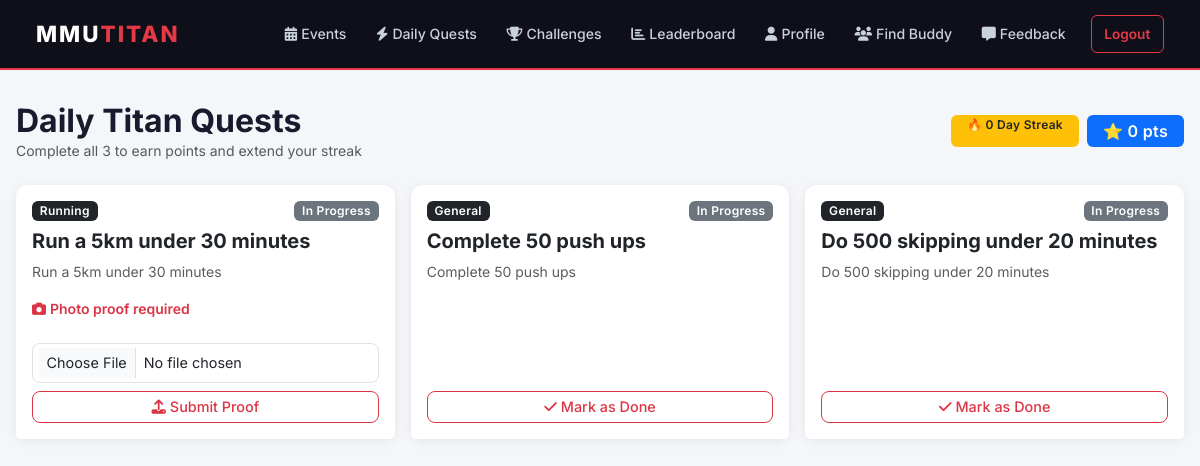
The app's page /daily_tasks (signed in) with its own data.
### mmutitan/models.py (models this page shows)
class User(db.Model, UserMixin):
    id = db.Column(db.Integer, primary_key=True)
    name = db.Column(db.String(100), nullable=False)
    email = db.Column(db.String(120), unique=True, nullable=False)
    password = db.Column(db.String(200), nullable=False)
    faculty = db.Column(db.String(50), nullable=False)
    sport_preferences = db.Column(db.String(200), default="")
    profile_photo = db.Column(db.String(20), nullable=False, default='default.jpg')
    points = db.Column(db.Integer, default=0)
    streak = db.Column(db.Integer, default=0)
    is_admin = db.Column(db.Boolean, default=False)
    is_banned = db.Column(db.Boolean, default=False)
    reset_token = db.Column(db.String(100), nullable=True)
    reset_token_expiry = db.Column(db.DateTime, nullable=True)
    availability_days = db.Column(db.String(100), nullable=True)   # e.g. "Mon,Wed,Fri"
    availability_time = db.Column(db.String(20), nullable=True)    # "Morning", "Afternoon", "Evening"
    rsvps = db.relationship('RSVP', backref='user_ref', lazy=True, cascade="all, delete-orphan")
    usertasks = db.relationship('UserTask', backref='user_ref', lazy=True, cascade="all, delete-orphan")
    submissions = db.relationship('Submission', backref='user_ref', lazy=True, cascade="all, delete-orphan")
    badges = db.relationship('Badge', secondary=user_badges, backref=db.backref('users', lazy='dynamic'))
    point_history = db.relationship('Point', backref='user_ref', lazy=True, cascade="all, delete-orphan")
    streak_history = db.relationship('Streak', backref='user_ref', lazy=True, cascade="all, delete-orphan")
    feedbacks = db.relationship('Feedback', backref='user_ref', lazy=True, cascade="all, delete-orphan")
    sent_requests = db.relationship('BuddyRequest', foreign_keys='BuddyRequest.sender_id',
                                    backref='sender', lazy=True, cascade="all, delete-orphan")
    received_requests = db.relationship('BuddyRequest', foreign_keys='BuddyRequest.receiver_id',
                                        backref='receiver', lazy=True, cascade="all, delete-orphan")

class Task(db.Model):
    id = db.Column(db.Integer, primary_key=True)
    title = db.Column(db.String(100), nullable=False)
    description = db.Column(db.Text, nullable=False)
    sport_category = db.Column(db.String(50), nullable=False)
    difficulty = db.Column(db.String(20), nullable=False)
    proof_required = db.Column(db.Boolean, default=False)
    usertasks = db.relationship('UserTask', backref='task_ref', lazy=True, cascade="all, delete-orphan")

### mmutitan/app.py (the view)
    @app.route('/daily_tasks')
    @login_required
    def daily_tasks():
        today = date.today()
        today_tasks = UserTask.query.filter(
            UserTask.user_id == current_user.id,
            db.func.date(UserTask.date_accepted) == today
        ).all()
        if len(today_tasks) == 0:
            if current_user.sport_preferences:
                pool = Task.query.filter(Task.sport_category.ilike(f"%{current_user.sport_preferences}%")).all()
            else:
                pool = Task.query.all()
            if len(pool) < 3:
                pool = Task.query.all()
            if len(pool) > 0:
                chosen_tasks = random.sample(pool, min(3, len(pool)))
                for t in chosen_tasks:
                    new_ut = UserTask(user_id=current_user.id, task_id=t.id, status='In Progress')
                    db.session.add(new_ut)
                db.session.commit()
                today_tasks = UserTask.query.filter(
                    UserTask.user_id == current_user.id,
                    db.func.date(UserTask.date_accepted) == today
                ).all()
        return render_template('daily_tasks.html', title='Daily Quests', today_tasks=today_tasks)

### mmutitan/models.py (called while the page is built)
@login_manager.user_loader
def load_user(user_id):
    return User.query.get(int(user_id))

### mmutitan/templates/daily_tasks.html
{% extends "base.html" %}
{% block content %}
<div class="d-flex justify-content-between align-items-center mb-4">
    <div>
        <h2 class="fw-bold mb-0">Daily Titan Quests</h2>
        <p class="text-muted small mb-0">Complete all 3 to earn points and extend your streak</p>
    </div>
    <div class="d-flex gap-2">
        <span class="badge bg-warning text-dark px-3 py-2-6">🔥 {{ current_user.streak }} Day Streak</span>
        <span class="badge bg-primary px-3 py-2 fs-6">⭐ {{ current_user.points }} pts</span>
    </div>
</div>
<div class="row g-3">
    {% for ut in today_tasks %}
    <div class="col-md-4">
        <div class="card h-100 {% if ut.status == 'Completed' %}border-success border-2{% elif ut.status == 'Pending Review' %}border-info{% endif %}">
            <div class="card-body">
                <div class="d-flex justify-content-between align-items-start mb-2">
                    <span class="badge bg-dark">{{ ut.task_ref.sport_category }}</span>
                    <span class="badge
                        {% if ut.status == 'Completed' %}bg-success
                        {% elif ut.status == 'Pending Review' %}bg-info text-dark
                        {% else %}bg-secondary{% endif %}">
                        {{ ut.status }}
                    </span>
                </div>
                <h5 class="fw-bold mt-2">{{ ut.task_ref.title }}</h5>
                <p class="text-muted small">{{ ut.task_ref.description }}</p>
                {% if ut.task_ref.proof_required %}
                <p class="small text-danger fw-semibold mb-0">
                    <i class="fa fa-camera me-1"></i>Photo proof required
                </p>
                {% endif %}
            </div>
            <div class="card-footer bg-white border-0 pb-3">
                {% if ut.status == 'In Progress' %}
                <form action="{{ url_for('submit_proof', user_task_id=ut.id) }}" method="POST" enctype="multipart/form-data">
                    {% if ut.task_ref.proof_required %}
                    <input class="form-control form-control-sm mb-2" type="file"
                           name="proof_image" accept="image/*" required>
                    {% endif %}
                    <button type="submit" class="btn btn-outline-danger w-100 btn-sm">
                        {% if ut.task_ref.proof_required %}
                            <i class="fa fa-upload me-1"></i>Submit Proof
                        {% else %}
                            <i class="fa fa-check me-1"></i>Mark as Done
                        {% endif %}
                    </button>
                </form>
                {% elif ut.status == 'Pending Review' %}
                <button class="btn btn-info w-100 btn-sm" disabled>
                    <i class="fa fa-clock me-1"></i>Awaiting Admin Review
                </button>
                {% else %}
                <button class="btn btn-success w-100 btn-sm" disabled>
                    <i class="fa fa-check-circle me-1"></i>Completed ✓
                </button>
                {% endif %}
            </div>
        </div>
    </div>
    {% else %}
    <div class="col-12 text-center mt-5">
        <div style="font-size:3rem;">🏋️</div>
        <h4 class="text-muted mt-2">No tasks available yet.</h4>
        <p class="text-muted small">Ask your admin to add tasks to the pool.</p>
    </div>
    {% endfor %}
</div>
{% endblock %}

### mmutitan/templates/base.html (style rules this page uses)
body { font-family: 'Inter', sans-serif; background-color: #f4f6f9; color: #1a1a2e; }
.card { border: none; border-radius: 12px; box-shadow: 0 2px 12px rgba(0,0,0,0.07); }
.btn { border-radius: 8px; font-weight: 500; font-size: 0.9rem; }
.form-control, .form-select { border-radius: 8px; border: 1.5px solid #dee2e6; font-size: 0.9rem; padding: 0.5rem 0.85rem; }
.badge { font-weight: 600; letter-spacing: 0.3px; border-radius: 6px; font-size: 0.75rem; }

### records on screen
User: streak "0", points "0"
Task: task_ref.sport_category "Running", task_ref "Run a 5km under 30 minutes", task_ref.description "Run a 5km under 30 minutes", proof_required True (drawn)
Task: task_ref.sport_category "General", task_ref "Complete 50 push ups", task_ref.description "Complete 50 push ups", proof_required False (drawn)
Task: task_ref.sport_category "General", task_ref "Do 500 skipping under 20 minutes", task_ref.description "Do 500 skipping under 20 minutes", proof_required False (drawn)

### other values on screen
{{ ut.status }} "In Progress" "In Progress" "In Progress"
